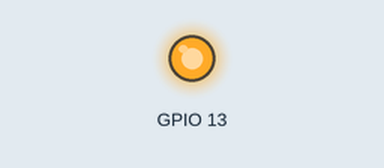
The sketch below on a simulated ESP32. Parts: output pins drawn as LEDs (lit = HIGH). What the sketch prints to the serial monitor is not drawn. At 10.0 s the program puts the board to deep sleep or switches it off; the recording ends there.

Above: at 0.1 s.
Timing chart, 0 to 1.6 s (numbered marks = the images above):
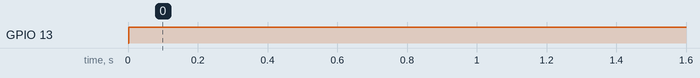

The sketch:

05DeepSleepWakeByPin.ino
```cpp
#include "driver/rtc_io.h" //RTC腳位上拉下拉設定

//使用RTC記憶體紀錄喚醒次數
RTC_DATA_ATTR int RTCBootCount = 0;
//使用一般記憶體紀錄喚醒次數
int MemeryBootCount = 0;

void setup(){
  Serial.begin(115200);

  //設定腳位喚醒
  esp_sleep_enable_ext0_wakeup(GPIO_NUM_33, HIGH); //當IO33 HIGH時喚醒
  rtc_gpio_pulldown_en(GPIO_NUM_33); //將33下拉
  //esp_sleep_enable_ext0_wakeup(GPIO_NUM_32, 0); //當IO32 LOW時喚醒
  //esp_sleep_enable_ext0_wakeup(GPIO_NUM_25, 0); //當IO25 LOW時喚醒

  //印出喚醒原因
  print_wakeup_reason();

  //印出喚醒次數
  Serial.println("RTCBootCount : " + String(RTCBootCount++));

  //在GPIO 13接一個LED燈，當作喚醒指示燈
  pinMode(13, OUTPUT);
  digitalWrite(13, HIGH);
  delay(10000);


  Serial.println("進入休眠");
  esp_deep_sleep_start();
  Serial.println("setup:深度睡眠以後的程式內容都不會被執行");
}

void loop(){
  Serial.println("loop:深度睡眠以後的程式內容都不會被執行");
}


//印出喚醒原因
void print_wakeup_reason() {
  esp_sleep_wakeup_cause_t wakeup_reason = esp_sleep_get_wakeup_cause();
  Serial.println("-------------------------");
  Serial.print("喚醒原因：");
  switch (wakeup_reason) {
    case ESP_SLEEP_WAKEUP_EXT0 : Serial.println("RTC腳位喚醒"); break;
    case ESP_SLEEP_WAKEUP_EXT1 : Serial.println("RTC控制喚醒"); break;
    case ESP_SLEEP_WAKEUP_TIMER : Serial.println("定時喚醒"); break;
    case ESP_SLEEP_WAKEUP_TOUCHPAD : Serial.println("觸控喚醒"); break;
    case ESP_SLEEP_WAKEUP_ULP : Serial.println("協同CPU喚醒"); break;
    default : Serial.printf("其他原因喚醒 %d\n", wakeup_reason); break;
  }
}
```

Measured:
- by itself, GPIO 13: LOW → HIGH at 0.00 s
